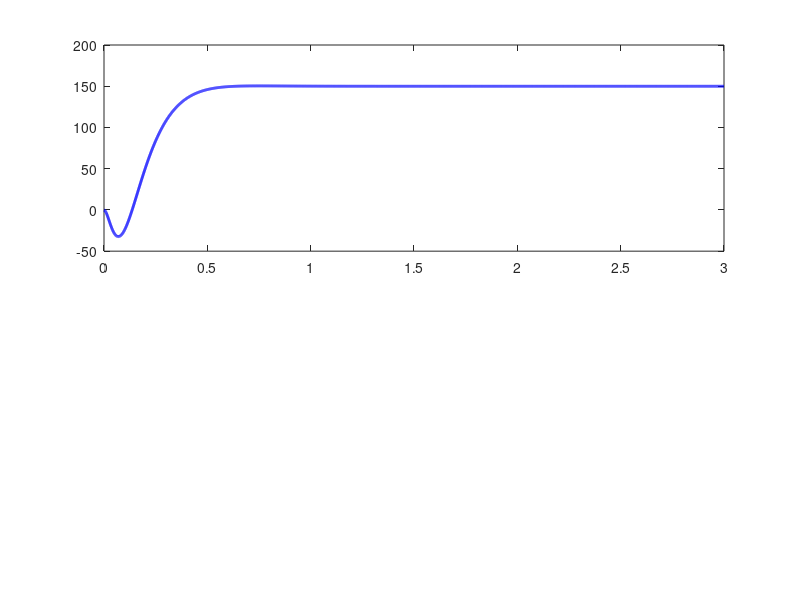

Here is the MATLAB script that generated this plot: (Note: this script raises an error after producing the figure.)
%% QUBE-Servo 2: 150-Degree Step Response Optimization
clear; clc; close all;

% =========================================================
% 1. 파라미터 정의 (QUBE-Servo 2 정밀 데이터)
% =========================================================
val_Rm = 8.4; val_km = 0.042;
val_mr = 0.095; val_r = 0.085;
val_mp = 0.024; val_Lp = 0.129;
val_g  = 9.81;
val_l  = val_Lp / 2;
val_Jr = val_mr * val_r^2 / 3;
val_Jp = val_mp * val_Lp^2 / 3;

% =========================================================
% 2. 시스템 모델링 (State-Space)
% =========================================================
M_num = [val_Jr, val_mp*val_l*val_r; val_mp*val_l*val_r, val_Jp];
C_num = [val_km^2/val_Rm, 0; 0, 0];
G_num = [0, 0; 0, -val_mp*val_g*val_l]; % Inverted Control (-)

A_ss = zeros(4,4);
A_ss(1,3) = 1; A_ss(2,4) = 1;
invM = inv(M_num);
A_ss(3:4, 1:2) = -invM * G_num;
A_ss(3:4, 3:4) = -invM * C_num;
B_ss = [0; 0; invM * [val_km/val_Rm; 0]];

% =========================================================
% 3. LQR 튜닝 (가장 중요한 부분!)
% =========================================================
% 목표: 150도 회전 시 가장 빠른 Settling Time 달성
% 전략: Theta 가중치를 높여서 빠르게 가되, Alpha 가중치로 중심을 잡음

% [튜닝 가이드]
% q_theta: Arm의 목표 도달 속도 (높을수록 빠름)
% q_alpha: Pendulum 중심 잡기 (너무 낮으면 흔들려서 수렴 늦어짐)
% r_val  : 입력 전압 사용량 (낮을수록 과격하게 움직임 -> 전압 포화 주의)

q_theta = 60;   % Arm 오차 가중치
q_alpha = 50;   % Pendulum 각도 가중치 (넘어지지 않게 꽉 잡아야 함)
r_val   = 0.6;  % 입력 비용 (작을수록 반응 빠름)

Q = diag([q_theta, q_alpha, 0.1, 0.1]); 
R = r_val;
K = lqr(A_ss, B_ss, Q, R);

% =========================================================
% 4. 시뮬레이션: Step Response (0 -> 150 deg)
% =========================================================
% 목표 상태 정의 [Theta_target, Alpha_target, 0, 0]
target_deg = 150;
target_rad = target_deg * pi / 180;
x_ref = [target_rad; 0; 0; 0]; % 목표: Arm 150도, Pendulum 0도(수직)

% 폐루프 시스템 구성: dx = (A - BK)x + BK*x_ref
% (Error Dynamics: e = x - x_ref 를 이용한 등가 모델)
sys_cl = ss(A_ss - B_ss*K, B_ss*K, eye(4), 0);

t = 0:0.001:3; % 3초간 시뮬레이션
[y, t, x] = lsim(sys_cl, repmat(x_ref', length(t), 1), t, [0;0;0;0]);

% 입력 전압 역계산 (u = -K(x - x_ref))
u_history = zeros(length(t), 1);
for i = 1:length(t)
    error_state = x(i,:)' - x_ref;
    u_history(i) = -K * error_state;
end

% =========================================================
% 5. 2% Settling Time 자동 계산
% =========================================================
theta_res = y(:,1); % Arm Angle Response
final_val = target_rad;
tolerance = 0.02 * final_val; % 2% 허용 오차 범위

% 범위 안에 들어온 마지막 순간이 아니라, "들어와서 안 나가는" 시점을 찾음
settled_indices = find(abs(theta_res - final_val) > tolerance);
if isempty(settled_indices)
    ts = 0; % 처음부터 범위 내 (그럴 리 없지만)
else
    last_unsettled_idx = settled_indices(end);
    if last_unsettled_idx == length(t)
        ts = NaN; % 아직 수렴 안 함
    else
        ts = t(last_unsettled_idx + 1);
    end
end

% =========================================================
% 6. 결과 출력 및 시각화
% =========================================================
max_u = max(abs(u_history));
VOLT_LIMIT = 10;

fprintf('\n================================================\n');
fprintf('        Simulation Result (Target: 150 deg)\n');
fprintf('================================================\n');
fprintf('1. 2%% Settling Time :  [ %.4f seconds ]\n', ts);
fprintf('2. Max Voltage       :  [ %.2f V ]\n', max_u);
fprintf('------------------------------------------------\n');

if isnan(ts)
    fprintf(' [실패] 3초 안에 수렴하지 못했습니다. Q를 높이세요.\n');
elseif max_u > VOLT_LIMIT
    fprintf(' [경고] 전압 제한(10V)을 초과했습니다! (현실성 없음)\n');
    fprintf(' -> R 값을 키우거나 q_theta를 줄여야 합니다.\n');
else
    fprintf(' [성공] 전압 범위 내에서 안정적으로 수렴했습니다.\n');
    fprintf(' -> 더 줄이고 싶다면 R을 %.2f -> %.2f 로 낮춰보세요.\n', R, R*0.8);
end
fprintf('================================================\n');

figure('Name', '150 deg Step Response', 'Color', 'w', 'Position', [200 100 800 600]);

subplot(2,1,1);
plot(t, y(:,1)*180/pi, 'b-', 'LineWidth', 2); hold on;
yline(target_deg, 'k--', 'Target 150\circ');
yline(target_deg * 1.02, 'g:', '2% Upper');
yline(target_deg * 0.98, 'g:', '2% Lower');
xline(ts, 'r-', ['Ts = ' num2str(ts, '%.3f') 's']);
grid on;
ylabel('Arm Angle (deg)');
title(['Step Response: 0 \rightarrow 150 deg (Settling Time: ' num2str(ts, '%.3f') 's)']);
legend('Response', 'Target', '2% Bound');

subplot(2,1,2);
plot(t, u_history, 'm-', 'LineWidth', 1.5); hold on;
yline(VOLT_LIMIT, 'r--'); yline(-VOLT_LIMIT, 'r--');
grid on;
xlabel('Time (s)'); ylabel('Voltage (V)');
title(['Control Input (Max: ' num2str(max_u, '%.1f') 'V)']);